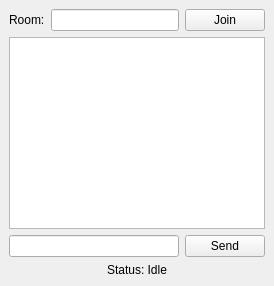
<?xml version="1.0" encoding="UTF-8"?>
<ui version="4.0">
 <class>MainWindow</class>
 <widget class="QMainWindow" name="MainWindow">
  <property name="windowTitle">
   <string>Room Connect</string>
  </property>
  <widget class="QWidget" name="centralwidget">
   <layout class="QVBoxLayout" name="verticalLayout">
    <!-- Room input -->
    <item>
     <layout class="QHBoxLayout" name="roomLayout">
      <item>
       <widget class="QLabel" name="roomLabel">
        <property name="text">
         <string>Room:</string>
        </property>
       </widget>
      </item>
      <item>
       <widget class="QLineEdit" name="roomInput"/>
      </item>
      <item>
       <widget class="QPushButton" name="joinButton">
        <property name="text">
         <string>Join</string>
        </property>
       </widget>
      </item>
     </layout>
    </item>
    <!-- Chat display -->
    <item>
     <widget class="QTextEdit" name="chatDisplay">
      <property name="readOnly">
       <bool>true</bool>
      </property>
     </widget>
    </item>

    <!-- Message input -->
    <item>
     <layout class="QHBoxLayout" name="messageLayout">
      <item>
       <widget class="QLineEdit" name="messageInput"/>
      </item>
      <item>
       <widget class="QPushButton" name="sendButton">
        <property name="text">
         <string>Send</string>
        </property>
       </widget>
      </item>
     </layout>
    </item>

    <!-- Status -->
    <item>
     <widget class="QLabel" name="statusLabel">
      <property name="text">
       <string>Status: Idle</string>
      </property>
      <property name="alignment">
       <set>Qt::AlignCenter</set>
      </property>
     </widget>
    </item>

   </layout>
  </widget>
 </widget>
</ui>
